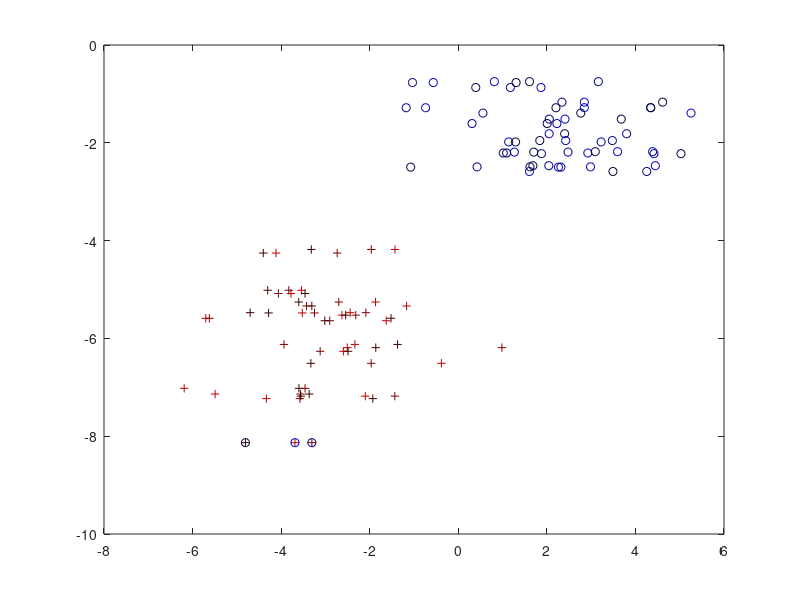

The MATLAB script that drew this image:
figure
nNodos=3;
mu = [6 3];
mu2=[-2 2];

sigma2 = [1 0; 0 2];
sigma= [1 0; 0 2];
nDatos1=20;
nDatos2=20;
n=1;



nDatos=nDatos1+nDatos2;

for j=1:nNodos
    sprev = rng(0,'v5uniform');
    rng(sprev);
    X_1 = mvnrnd(mu,sigma,nDatos1);
    X_2 = mvnrnd(mu2,sigma2,nDatos2);

    x=[X_1;X_2]';y=[ones(1,nDatos1) -ones(1,nDatos2)];
    A{j} = [ -((ones(n,1)*y).*x)' -y'];

end

for j=1:nNodos
    plot(A{j}(1:nDatos1,2),A{1}(1:nDatos1,1),'+','color',[(1-0.25*j) 0 0])
    hold on
    plot(A{j}(nDatos2:nDatos,2),A{1}(nDatos2:nDatos,1),'o','color',[0 0 (1-0.25*j)])
    hold on
end

